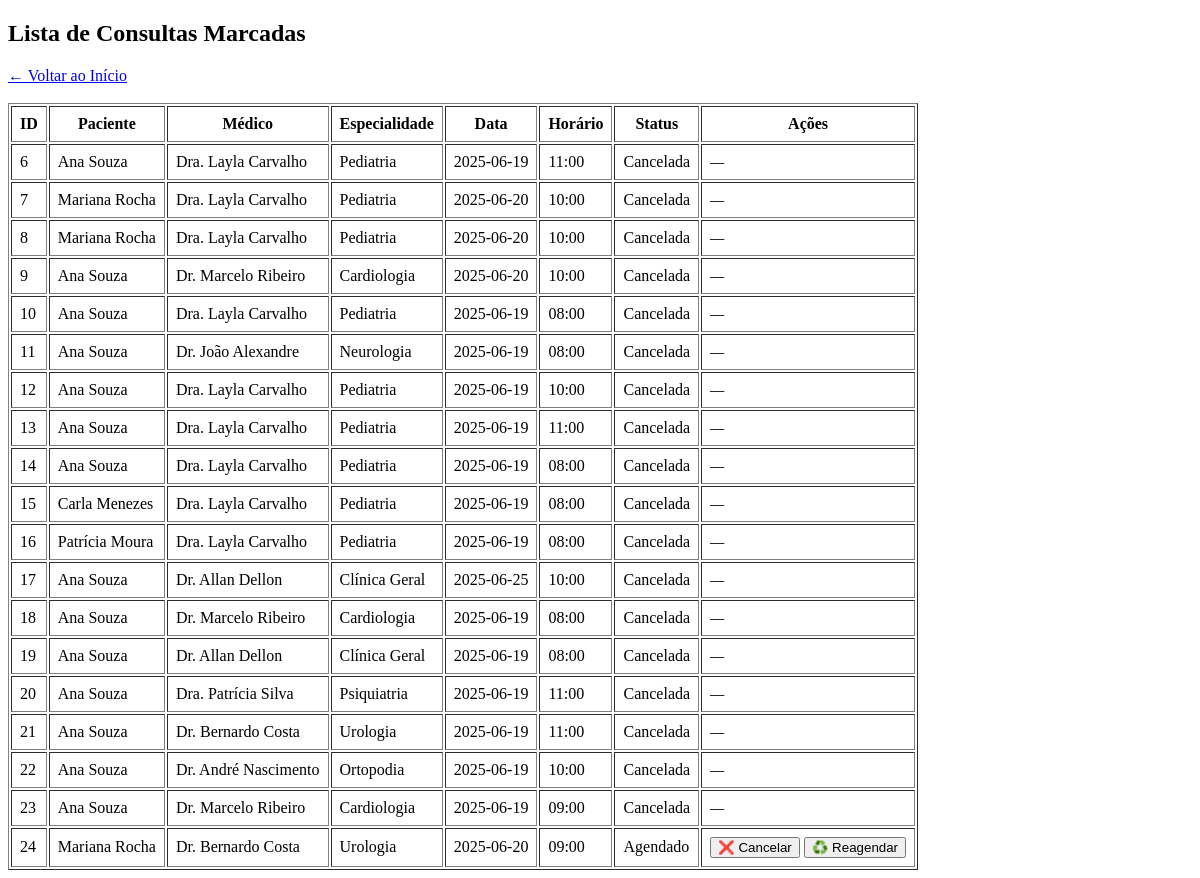
Before: /consultas (signed in) with the older database file.
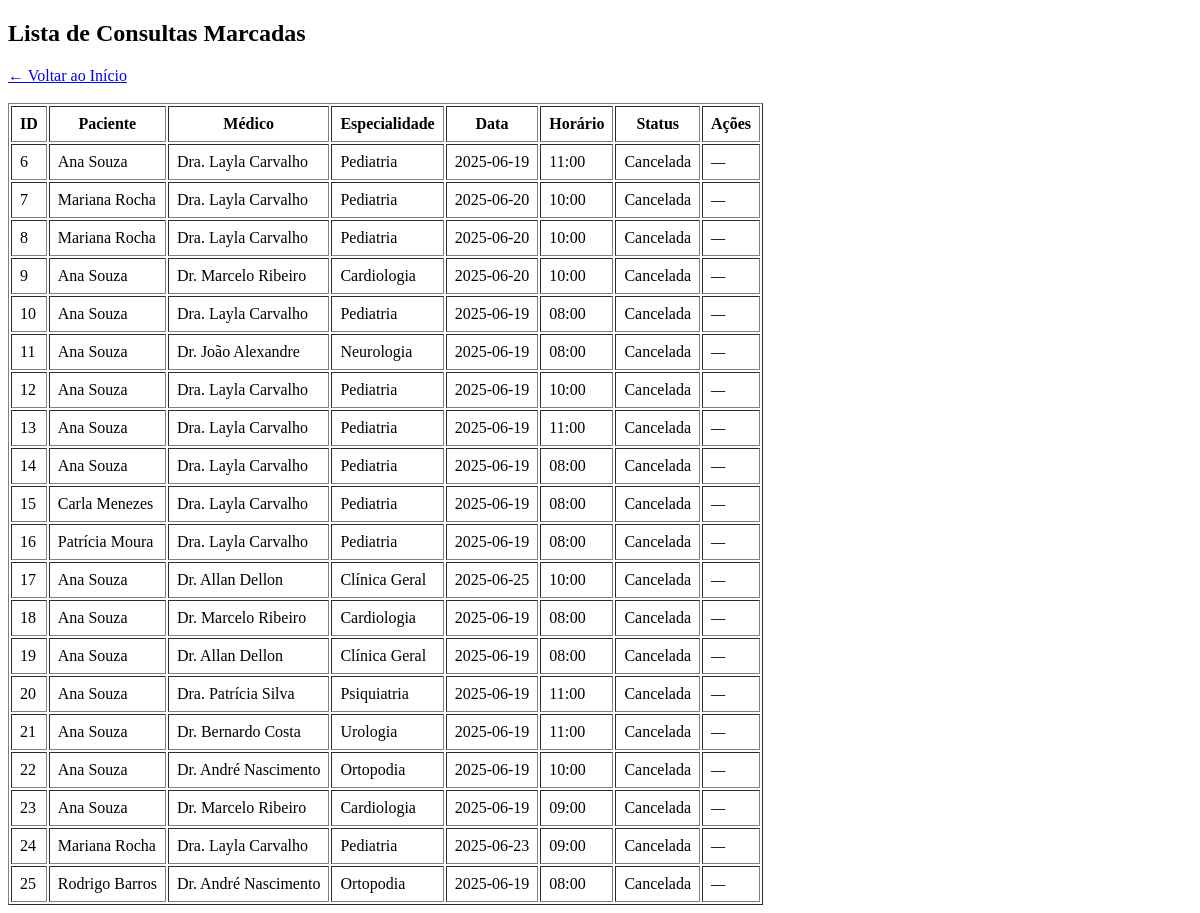
After: the same page with the newer database file.
### tables this page shows
CREATE TABLE consulta (
    id INTEGER PRIMARY KEY AUTOINCREMENT,
    usuario_id INTEGER NOT NULL,
    agenda_id INTEGER NOT NULL,
    status TEXT NOT NULL,
    criado_em TEXT DEFAULT CURRENT_TIMESTAMP,
    FOREIGN KEY (usuario_id) REFERENCES usuario(id),
    FOREIGN KEY (agenda_id) REFERENCES agenda(id)
);

CREATE TABLE usuario (
    id INTEGER PRIMARY KEY AUTOINCREMENT,
    nome TEXT NOT NULL,
    email TEXT NOT NULL UNIQUE,
    senha_hash TEXT NOT NULL
);

CREATE TABLE "medico" (
	"id"	INTEGER,
	"nome"	TEXT NOT NULL,
	"especialidade"	TEXT NOT NULL,
	PRIMARY KEY("id" AUTOINCREMENT)
);

CREATE TABLE agenda (
    id INTEGER PRIMARY KEY AUTOINCREMENT,
    medico_id INTEGER NOT NULL,
    data TEXT NOT NULL,
    horario TEXT NOT NULL,
    vagas_totais INTEGER NOT NULL,
    vagas_ocupadas INTEGER DEFAULT 0,
    FOREIGN KEY (medico_id) REFERENCES medico(id)
);

### app.py (the view)
@app.route('/consultas')
def listar_consultas():
    if 'atendente_id' not in session:
        return redirect(url_for('login'))
    conn = get_db_connection()
    cursor = conn.cursor()
    cursor.execute('''
        SELECT c.id, u.nome AS paciente, m.nome AS medico, m.especialidade,
               a.data, a.horario, c.status
        FROM consulta c
        JOIN usuario u ON c.usuario_id = u.id
        JOIN agenda a ON c.agenda_id = a.id
        JOIN medico m ON a.medico_id = m.id
    ''')
    consultas = cursor.fetchall()
    conn.close()
    return render_template('consultas.html', consultas=consultas)

### app.py (called while the page is built)
def get_db_connection():
    conn = sqlite3.connect('clinica.db')
    conn.row_factory = sqlite3.Row
    return conn

### templates/consultas.html (shortened to what this page needs)
<!DOCTYPE html>
<html lang="pt-BR">
<head>
</head>
<body>
    <h2>Lista de Consultas Marcadas</h2>
    <a href="{{ url_for('home') }}">← Voltar ao Início</a><br><br>
    {% if consultas %}
        <table border="1" cellpadding="8">
            <thead>
                <tr>
                    <th>ID</th>
                    <th>Paciente</th>
                    <th>Médico</th>
                    <th>Especialidade</th>
                    <th>Data</th>
                    <th>Horário</th>
                    <th>Status</th>
                    <th>Ações</th>
                </tr>
            </thead>
            <tbody>
                {% for c in consultas %}
                <tr>
                    <td>{{ c['id'] }}</td>
                    <td>{{ c['paciente'] }}</td>
                    <td>{{ c['medico'] }}</td>
                    <td>{{ c['especialidade'] }}</td>
                    <td>{{ c['data'] }}</td>
                    <td>{{ c['horario'] }}</td>
                    <td>{{ c['status'] }}</td>
                    <td>
                        {% if c['status'] in ['Agendado', 'Reagendado'] %}
                            <form action="{{ url_for('cancelar_consulta', consulta_id=c['id']) }}" method="POST" style="display:inline;">
                                <button type="submit" onclick="return confirm('Tem certeza que deseja cancelar esta consulta?')">❌ Cancelar</button>
                            </form>
                            <form action="{{ url_for('reagendar_consulta', consulta_id=c['id']) }}" method="GET" style="display:inline;">
                                <button type="submit">♻️ Reagendar</button>
                            </form>
                        {% else %}
                            <em>—</em>
                        {% endif %}
                    </td>
                </tr>
                {% endfor %}
            </tbody>
        </table>
    {% else %}
        <p>Nenhuma consulta agendada até o momento.</p>
    {% endif %}
</body>
</html>

Changed rows visible on the page:
changed consulta id 24: medico "Dr. Bernardo Costa" → "Dra. Layla Carvalho"; especialidade "Urologia" → "Pediatria"; data "2025-06-20" → "2025-06-23"; status "Agendado" → "Cancelada"; status "❌ Cancelar ♻️ Reagendar" → "—"
added consulta: id "25", paciente "Rodrigo Barros", medico "Dr. André Nascimento", especialidade "Ortopodia", data "2025-06-19", horario "08:00", status "Cancelada"
